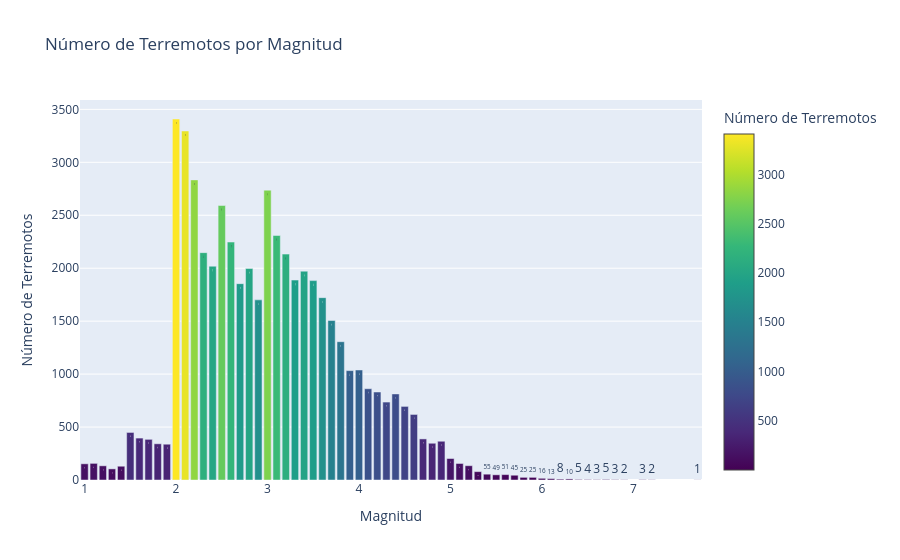

The cell this chart's notebook holds for it:
### Markdown cell above
### Gráfico de barras

### Code cell
magnitudes = df['Magnitude'].value_counts().sort_index()
fig2 = go.Figure(data=[go.Bar(x=magnitudes.index, y=magnitudes.values
                    , marker = dict(
                        color = magnitudes.values,
                        colorscale = 'Viridis',
                        showscale = True,
                        colorbar = dict(title='Número de Terremotos')
                    ), text = magnitudes.values, textposition='auto')])
fig2.update_layout(title_text='Número de Terremotos por Magnitud', xaxis_title='Magnitud', yaxis_title='Número de Terremotos')

### Figure 1 — Plotly figure (JSON) as saved in the notebook; plotly's stock layout.template omitted (floating-point values rounded to 4 significant figures)
{"data": [{"marker": {"color": [153, 157, 134, 105, 130, 449, 396, 384, 342, 338, 3409, 3296, 2834, 2147, 2019, 2592, 2247, 1854, 1997, 1701, 2737, 2309, 2133, 1888, 1972, 1883, 1722, 1506, 1306, 1033, 1039, 862, 831, 736, 813, 695, 619, 388, 347, 366, 203, 156, 135, 79, 55, 49, 51, 45, 25, 25, 16, 13, 8, 10, 5, 4, 3, 5, 3, 2, 3, 2, 1], "colorbar": {"title": {"text": "Número de Terremotos"}}, "colorscale": [[0, "#440154"], [0.1111, "#482878"], [0.2222, "#3e4989"], [0.3333, "#31688e"], [0.4444, "#26828e"], [0.5556, "#1f9e89"], [0.6667, "#35b779"], [0.7778, "#6ece58"], [0.8889, "#b5de2b"], [1, "#fde725"]], "showscale": true}, "text": [153.0, 157.0, 134.0, 105.0, 130.0, 449.0, 396.0, 384.0, 342.0, 338.0, 3409.0, 3296.0, 2834.0, 2147.0, 2019.0, 2592.0, 2247.0, 1854.0, 1997.0, 1701.0, 2737.0, 2309.0, 2133.0, 1888.0, 1972.0, 1883.0, 1722.0, 1506.0, 1306.0, 1033.0, 1039.0, 862.0, 831.0, 736.0, 813.0, 695.0, 619.0, 388.0, 347.0, 366.0, 203.0, 156.0, 135.0, 79.0, 55.0, 49.0, 51.0, 45.0, 25.0, 25.0, 16.0, 13.0, 8.0, 10.0, 5.0, 4.0, 3.0, 5.0, 3.0, 2.0, 3.0, 2.0, 1.0], "textposition": "auto", "type": "bar", "x": [1.0, 1.1, 1.2, 1.3, 1.4, 1.5, 1.6, 1.7, 1.8, 1.9, 2.0, 2.1, 2.2, 2.3, 2.4, 2.5, 2.6, 2.7, 2.8, 2.9, 3.0, 3.1, 3.2, 3.3, 3.4, 3.5, 3.6, 3.7, 3.8, 3.9, 4.0, 4.1, 4.2, 4.3, 4.4, 4.5, 4.6, 4.7, 4.8, 4.9, 5.0, 5.1, 5.2, 5.3, 5.4, 5.5, 5.6, 5.7, 5.8, 5.9, 6.0, 6.1, 6.2, 6.3, 6.4, 6.5, 6.6, 6.7, 6.8, 6.9, 7.1, 7.2, 7.7], "y": [153, 157, 134, 105, 130, 449, 396, 384, 342, 338, 3409, 3296, 2834, 2147, 2019, 2592, 2247, 1854, 1997, 1701, 2737, 2309, 2133, 1888, 1972, 1883, 1722, 1506, 1306, 1033, 1039, 862, 831, 736, 813, 695, 619, 388, 347, 366, 203, 156, 135, 79, 55, 49, 51, 45, 25, 25, 16, 13, 8, 10, 5, 4, 3, 5, 3, 2, 3, 2, 1]}], "layout": {"title": {"text": "Número de Terremotos por Magnitud"}, "xaxis": {"title": {"text": "Magnitud"}}, "yaxis": {"title": {"text": "Número de Terremotos"}}}}
